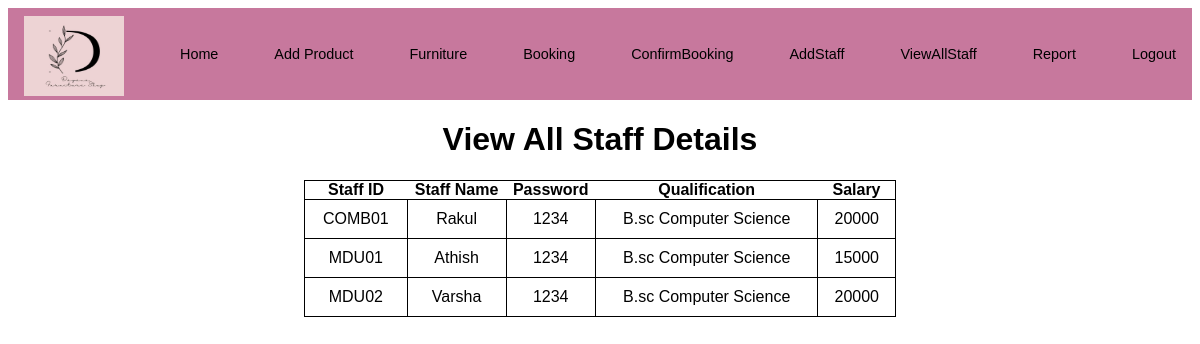
The app's page /viewstaff.php with its own data.
### tables this page shows
CREATE TABLE `staff` (
  `staff_id` varchar(1000) NOT NULL,
  `staff_name` varchar(1000) NOT NULL,
  `pass` varchar(1000) NOT NULL,
  `qualification` varchar(1000) NOT NULL,
  `salary` varchar(1000) NOT NULL
);

### viewstaff.php (the view, shortened to what this page needs)
<!DOCTYPE html>
<html lang="en">
<head>
    <link rel="stylesheet" href="booking.css">
</head>
<body>
<nav>
      <div class="section__container nav__links">
      <img src="./images/d logo.jpg" alt="" width="100" height="80">
        <span><a href="adminindex.html">Home</a></span>
        <span><a href="addproduct.php">Add Product</a></span>
        <span><a href="adminFurniture.html">Furniture</a></span>
        <span><a href="addbook.php">Booking</a></span>
        <span><a href="confirmbook.php">ConfirmBooking</a></span>
        <span><a href="addstaff.php">AddStaff</a></span>
        <span><a href="viewstaff.php">ViewAllStaff</a></span>
        <span><a href="report.php">Report</a></span>
        <span><a href="index.php">Logout</a></span>
      </div>
    </nav>
  <center> <h1>View All Staff Details</h1>
  <table>
  <tr>
    <th>Staff ID</th>
    <th>Staff Name</th>
    <th>Password</th>
    <th>Qualification</th>
    <th>Salary</th>
  </tr>
<?php
		$con=mysqli_connect("localhost", "root", "","fmsdb");
		$sql="select * from staff";
		$res=mysqli_query($con,$sql);
			while($coln=mysqli_fetch_array($res))
			{
			echo"<tr><td>".$coln[0]."</td><td>".$coln[1]."</td><td>".$coln[2]."</td><td>".$coln[3]."</td><td>".$coln[4]."</td></tr>";
			}
?>
	</table></center>
	<br>
	<br>
</body>
</html>

### booking.css (style rules this page uses)
body { font-family: Verdana, Geneva, Tahoma, sans-serif; height: auto; }
* { padding: 0; box-sizing: border-box; }
.section__container { max-width: var(--max-width); padding: 5rem 1rem; }
a { text-decoration: none; }
nav { background-color:#c7789d; }
.nav__links { padding: 0.5rem 1rem; display: flex; align-items: center; justify-content: space-between; gap: 2rem; flex-wrap: wrap; }
.nav__links a { font-size: 0.9rem; color: var(--white); transition: 0.3s; }
table, td { border: 1px solid; text-align: center; }
table { width: 50%; border-collapse: collapse; }
td { padding: 10px; }
img { margin-bottom: -4px; }

### records on screen
staff: staff_id "COMB01", staff_name "Rakul", pass "1234", qualification "B.sc Computer Science", salary "20000"
staff: staff_id "MDU01", staff_name "Athish", pass "1234", qualification "B.sc Computer Science", salary "15000"
staff: staff_id "MDU02", staff_name "Varsha", pass "1234", qualification "B.sc Computer Science", salary "20000"
